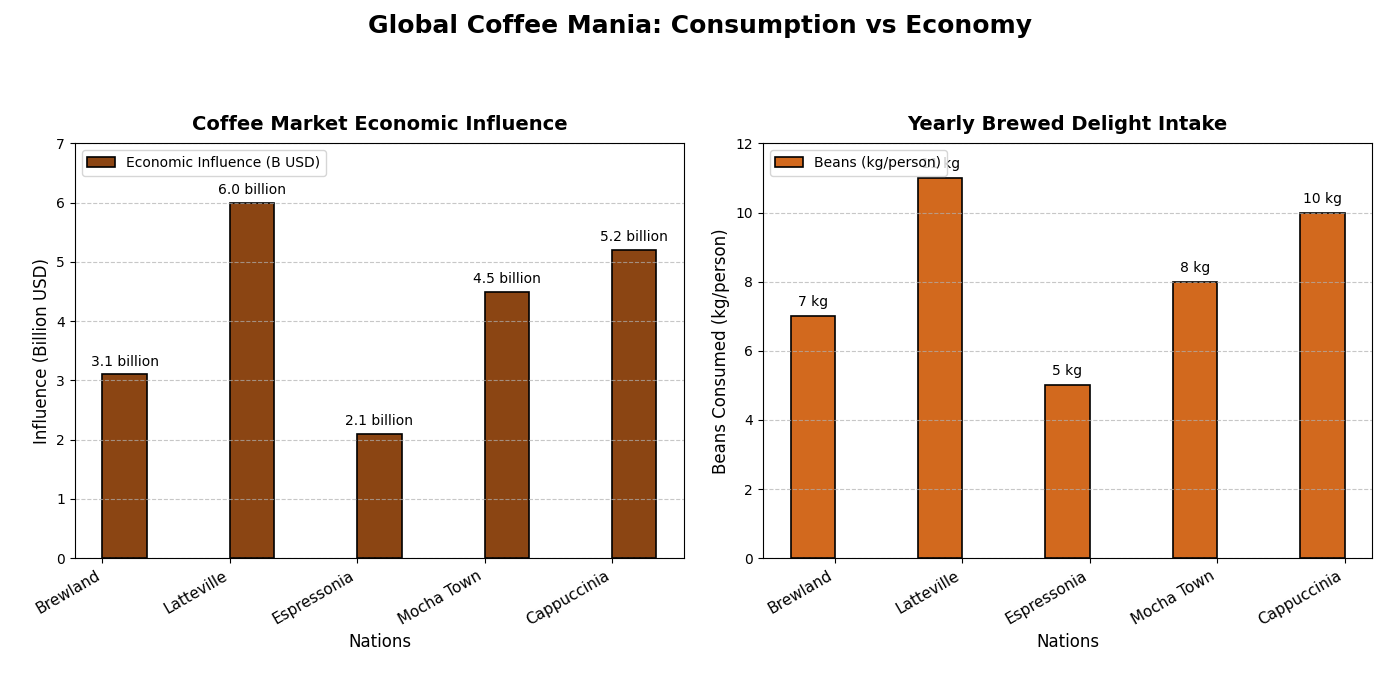

Write Python code to recreate this figure.
import matplotlib.pyplot as plt
import numpy as np

countries = ['Brewland', 'Latteville', 'Espressonia', 'Mocha Town', 'Cappuccinia']
coffee_consumption = [7, 11, 5, 8, 10]  # Manually altered values
economic_impact = [3.1, 6.0, 2.1, 4.5, 5.2]  # Manually altered values

x_pos = np.arange(len(countries))
width = 0.35

fig, (ax2, ax1) = plt.subplots(1, 2, figsize=(14, 7))
fig.suptitle('Global Coffee Mania: Consumption vs Economy', fontsize=18, fontweight='bold', y=0.98)

# Economic Impact bar chart
bars2 = ax2.bar(x_pos + width/2, economic_impact, width, color='#8B4513', edgecolor='black', linewidth=1.2, label='Economic Influence (B USD)')
for bar in bars2:
    yval = bar.get_height()
    ax2.text(bar.get_x() + bar.get_width()/2, yval + 0.1, f'{yval} billion', ha='center', va='bottom', fontsize=10)

ax2.set_title('Coffee Market Economic Influence', fontsize=14, fontweight='bold', pad=10)
ax2.set_xlabel('Nations', fontsize=12)
ax2.set_ylabel('Influence (Billion USD)', fontsize=12)
ax2.set_xticks(x_pos)
ax2.set_xticklabels(countries, fontsize=11, rotation=30, ha='right')
ax2.set_ylim(0, 7)
ax2.grid(axis='y', linestyle='--', alpha=0.7)
ax2.legend(loc='upper left', fontsize=10)

# Coffee Consumption bar chart
bars1 = ax1.bar(x_pos - width/2, coffee_consumption, width, color='#D2691E', edgecolor='black', linewidth=1.2, label='Beans (kg/person)')
for bar in bars1:
    yval = bar.get_height()
    ax1.text(bar.get_x() + bar.get_width()/2, yval + 0.2, f'{yval} kg', ha='center', va='bottom', fontsize=10)

ax1.set_title('Yearly Brewed Delight Intake', fontsize=14, fontweight='bold', pad=10)
ax1.set_xlabel('Nations', fontsize=12)
ax1.set_ylabel('Beans Consumed (kg/person)', fontsize=12)
ax1.set_xticks(x_pos)
ax1.set_xticklabels(countries, fontsize=11, rotation=30, ha='right')
ax1.set_ylim(0, 12)
ax1.grid(axis='y', linestyle='--', alpha=0.7)
ax1.legend(loc='upper left', fontsize=10)

plt.tight_layout(pad=2.0, rect=[0, 0.03, 1, 0.95])
plt.show()
